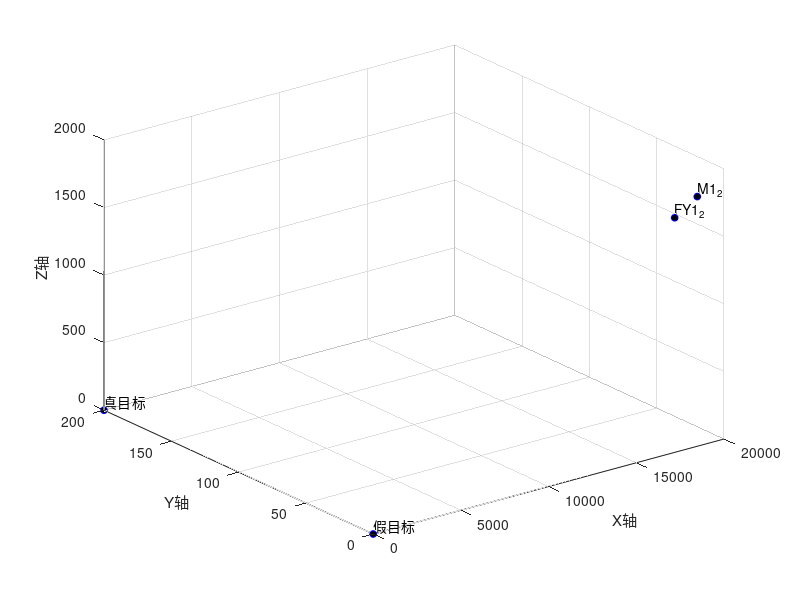

Source code (MATLAB):
clc,clear,close all 

format long g

figure; 
hold on; 

t1 = 1.5;
t2 = 3.6;
t = t1+t2;
false_target = [0,0,0];
true_target = [0,200,0];
M1 = [20000,0,2000];
FY1 = [17800,0,1800];

M1_1(1) = 20000.00 - 298.51115706 * t1;
M1_1(2) = 0.00;
M1_1(3) = 2000.00 - 29.85111571 * t1;

M1_2(1) = 20000.00 - 298.51115706 * t;
M1_2(2) = 0.00;
M1_2(3) = 2000.00 - 29.85111571 * t;

FY1_1(1) = 17800.00 - 120 * t1;
FY1_1(2) = 0.00;
FY1_1(3) = 1800.00;

FY1_2(1) = 17800.00 - 120 * t;
FY1_2(2) = 0.00;
FY1_2(3) = FY1_1(3) - 0.5*9.80665*t2^2;

M1_1
M1_2

FY1_1
FY1_2

plot3(0, 0, 0, 'bo', 'MarkerSize', 5, 'MarkerFaceColor', 'k');
plot3(0,200,0, 'bo', 'MarkerSize', 5, 'MarkerFaceColor', 'k');
% plot3(20000,0,2000, 'bo', 'MarkerSize', 5, 'MarkerFaceColor', 'k');
% plot3(17800,0,1800, 'bo', 'MarkerSize', 5, 'MarkerFaceColor', 'k');
plot3(M1_2(1),M1_2(2),M1_2(3), 'bo', 'MarkerSize', 5, 'MarkerFaceColor', 'k');
plot3(FY1_2(1),FY1_2(2),FY1_2(3), 'bo', 'MarkerSize', 5, 'MarkerFaceColor', 'k');

xlabel('X轴');
ylabel('Y轴');
zlabel('Z轴');
title('');
text(false_target(1), false_target(2), false_target(3), '假目标', ...
    'FontSize', 10, 'Color', 'k', ...
    'HorizontalAlignment', 'left', 'VerticalAlignment', 'bottom');
text(true_target(1),true_target(2),true_target(3), '真目标', ...
    'FontSize', 10, 'Color', 'k', ...
    'HorizontalAlignment', 'left', 'VerticalAlignment', 'bottom');
% text(M1(1),M1(2),M1(3), 'M1', ...
%     'FontSize', 10, 'Color', 'k', ...
%     'HorizontalAlignment', 'left', 'VerticalAlignment', 'bottom');
% text(M1_1(1),M1_1(2),M1_1(3), 'M1_1', ...
%     'FontSize', 10, 'Color', 'k', ...
%     'HorizontalAlignment', 'left', 'VerticalAlignment', 'bottom');
text(M1_2(1),M1_2(2),M1_2(3), 'M1_2', ...
    'FontSize', 10, 'Color', 'k', ...
    'HorizontalAlignment', 'left', 'VerticalAlignment', 'bottom');
% text(FY1(1),FY1(2),FY1(3), 'FY1', ...
%     'FontSize', 10, 'Color', 'k', ...
%     'HorizontalAlignment', 'left', 'VerticalAlignment', 'bottom');
% text(FY1_1(1),FY1_1(2),FY1_1(3), 'FY1_1', ...
%     'FontSize', 10, 'Color', 'k', ...
%     'HorizontalAlignment', 'left', 'VerticalAlignment', 'bottom');
text(FY1_2(1),FY1_2(2),FY1_2(3), 'FY1_2', ...
    'FontSize', 10, 'Color', 'k', ...
    'HorizontalAlignment', 'left', 'VerticalAlignment', 'bottom');

hold off; 


grid on; 
view(3);
